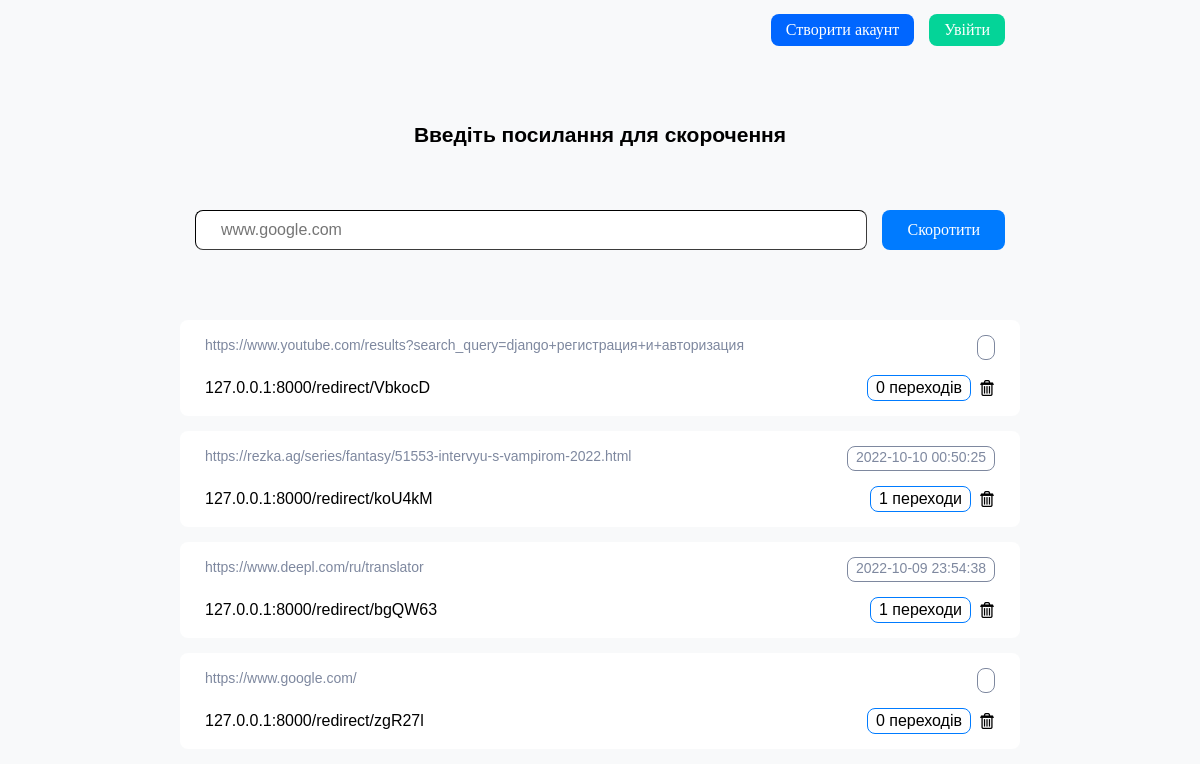
Before: / with the older database file.
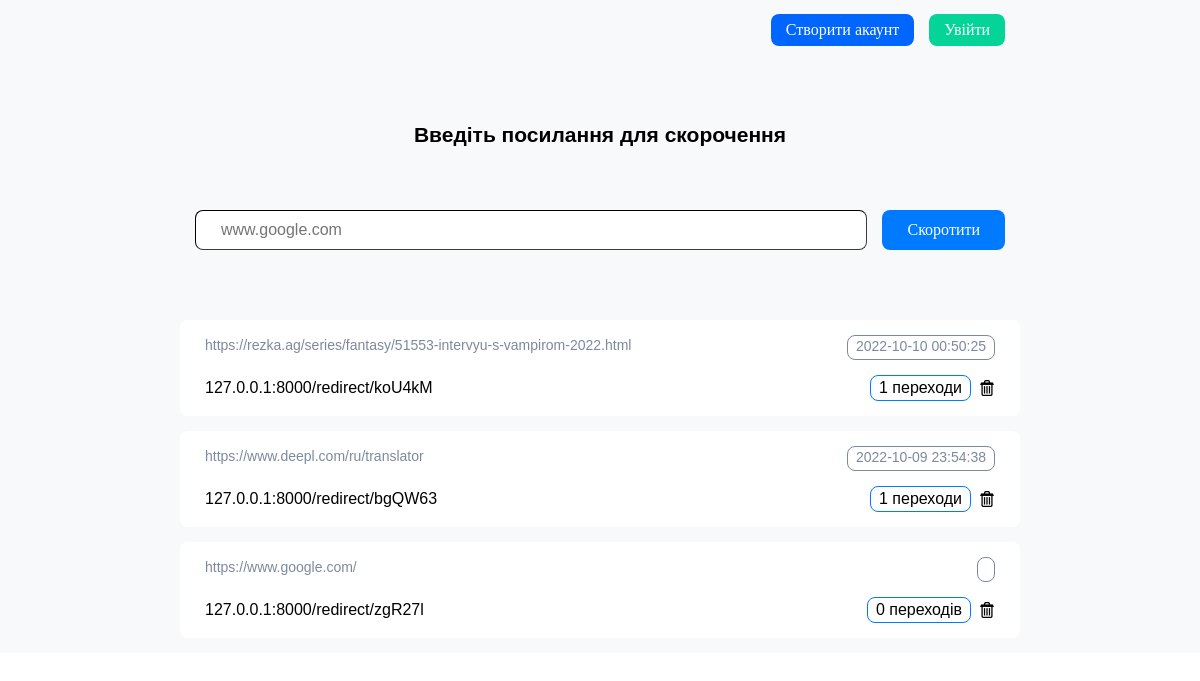
After: the same page with the newer database file.
### urlshorded/models.py (models this page shows, shortened)
class Links(models.Model):
    main_links = models.TextField(blank=False)
    short_links = models.TextField(blank=False)
    deleted = models.BooleanField(default=False)
    owner_id = models.ForeignKey('UserInfo', on_delete=models.PROTECT, null=True)
    owner_ip = models.ForeignKey('Guests', on_delete=models.PROTECT, null=True)
    def get_guest_data(self, ip):
        guest = Guests()
        id_guest = guest.get_id_guests(ip)
        list_items = Links.objects.raw(
            f'SELECT *, (SELECT  count(id_links_id) FROM  urlshorded_clicktolinks WHERE id_links_id=urlshorded_links.id GROUP BY (id_links_id))  as cliks, (SELECT time_visit FROM urlshorded_clicktolinks WHERE id_links_id=urlshorded_links.id ORDER BY time_visit DESC LIMIT 1) as time_visit  FROM urlshorded_links WHERE (owner_ip_id={id_guest} AND  deleted=False) ORDER BY id DESC'
        )
        return list_items

### urlshorded/views.py (the view)
# urls.py: path('', homepage, name='home'),
def homepage(request):
    listcon = Links()
    ip_guest = get_client_ip(request)
    list_items = listcon.get_guest_data(ip_guest)
    if request.method == 'POST':
        form = GetUrlForm(request.POST)
        if form.is_valid():
            hash = generate_url_hash()
            listcon.add_new_link(form.cleaned_data['main_links'],
                                 hash=hash,
                                 owner_ip=ip_guest,
                                 )
            return redirect('home')
    else:
        form = GetUrlForm()
    param = {
        'list_items': list_items,
        'form': form,
    }
    return render(request, 'urlshorded/index.html', context=param)

### urlshorded/forms.py
class GetUrlForm(forms.Form):
    main_links = forms.CharField(label='', widget=forms.TextInput(attrs={'class': 'form_for_ulr',
                                                                         'placeholder': "www.google.com",
                                                                         }))

### urlshorded/models.py (called while the page is built)
    def get_id_guests(self, ip_guest):
        id_guest = Guests.objects.filter(ip=ip_guest)[0].pk
        if id_guest:
            return id_guest

### urlshorded/other.py (called while the page is built)
def get_client_ip(request) -> str:
    x_forwarded_for = request.META.get('HTTP_X_FORWARDED_FOR')
    if x_forwarded_for:
        ip = x_forwarded_for.split(',')[0]
    else:
        ip = request.META.get('REMOTE_ADDR')
    return ip

### urlshorded/templates/urlshorded/index.html (shortened to what this page needs)
{% load static %}
<!DOCTYPE html>
<html>
<head>
	<link rel="stylesheet" type="text/css" href="{% static 'urlshorded/css/style.css' %}">
</head>
<body>
<div class="main_page">
	<div class="conteiner">
		<div class="head">
			<div class="userbar" style="display:flex;">
				{% if request.user.is_authenticated %}
					<p style=" margin-right: 20px; font-size: 20px;">
						{{user.username}}
					</p>
					<a href="{% url 'logout'%}">
						<input type="submit" name="logout" value="Вийти" class="log_in">
					</a>
				{% else %}
					<a href="{% url 'reg'%}">
						<input type="submit" name="sign_up" value="Створити акаунт" class="create_akk">
					</a>
					<a href="{% url 'login_user' %}">
						<input type="submit" name="log_in" value="Увійти" class="log_in">
					</a>
				{% endif%}
			</div>
		</div>
		<div class="enter_link">
			<div class="main_title">
				<p>Введіть посилання для скорочення</p>
			</div>
			<div class="form_conteiner">
				<form class="fblock" action="{% url 'home' %}" method="post" >
					{{ form }}
					<input type="submit" name="shorten_link" value="Скоротити" class="shorten">
				</form>
			</div>
		</div>
		<div class="links_conteiner">
			{% for item in list_items %}
				<div class="item_link">
				<div class="block_top">
					<div class="url_main">
						<p>{{item.main_links}}</p>
					</div>
					<div class="date_info">
			 			<p>{{ item.time_visit|date:"Y-m-d  H:i:s" }}</p>
			 		</div>
				</div>
				<div class="block_bottom">
					<div class="sh_link">
						<p>127.0.0.1:8000/redirect/{{item.short_links}}</p>
					</div>
					<div class="stat_and_dell">
						<div class="value_clicks">
							{% if item.cliks > 0 %}
								<p>{{ item.cliks }} переходи </p>
							{% else %}
								<p>0 переходів </p>
							{% endif %}
						</div>
						<div class="del_but">
							<a href="{% url 'del' id_link=item.pk %}">
								<input type="submit" name="del_link" class="dell" value="" >
							</a>
						</div>
					</div>
				</div>
			</div>
			{% endfor%}
		</div>
	</div>
</div>
</body>
</html>

Changed rows visible on the page:
no longer on this page (row edited): Links: main_links "https://www.youtube.com/results?search_query=django+регистрация+и+авторизация", short_links "VbkocD", shows "0 переходів"
